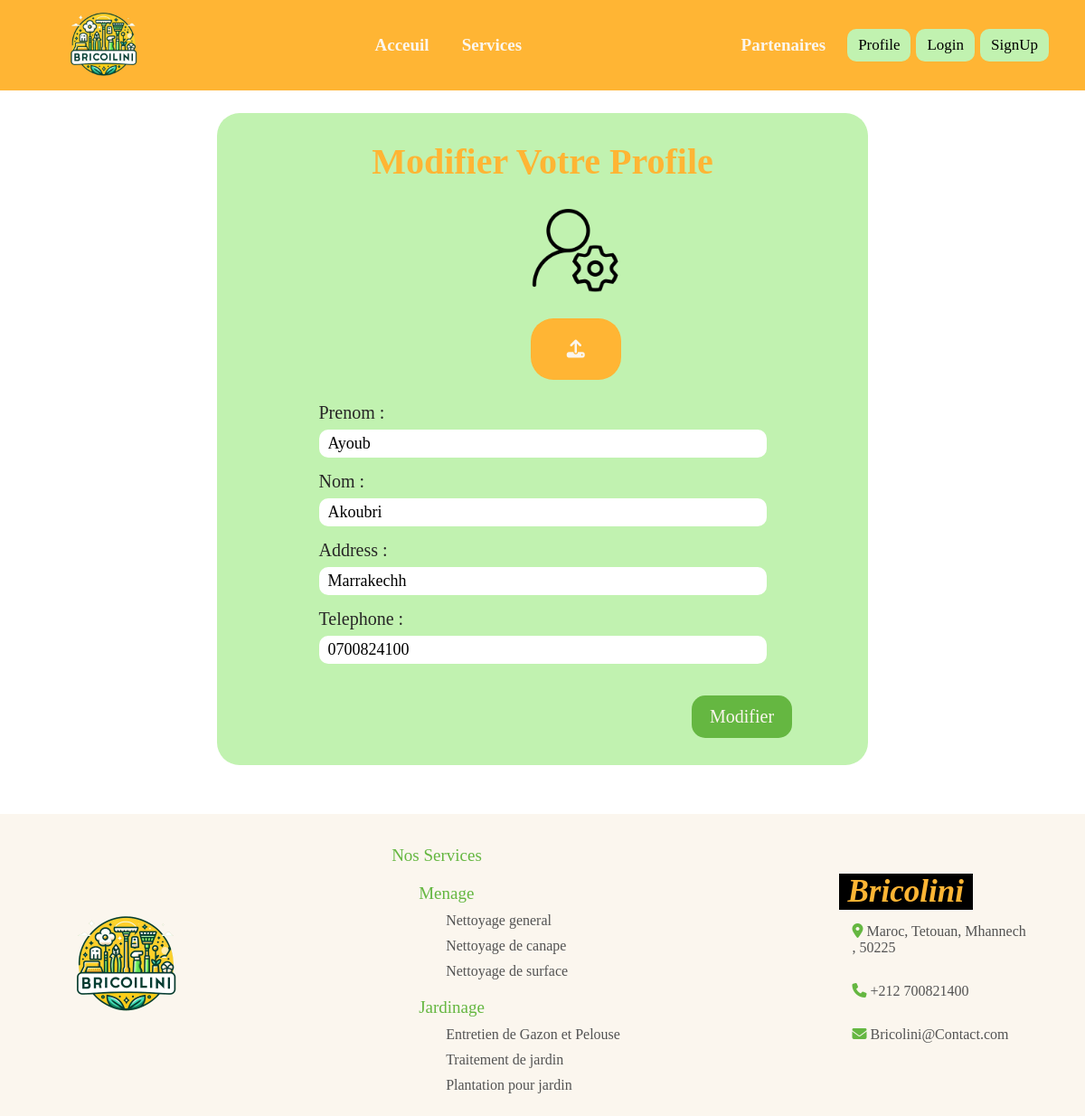
Page /Clients/editProfile on the earlier database version.
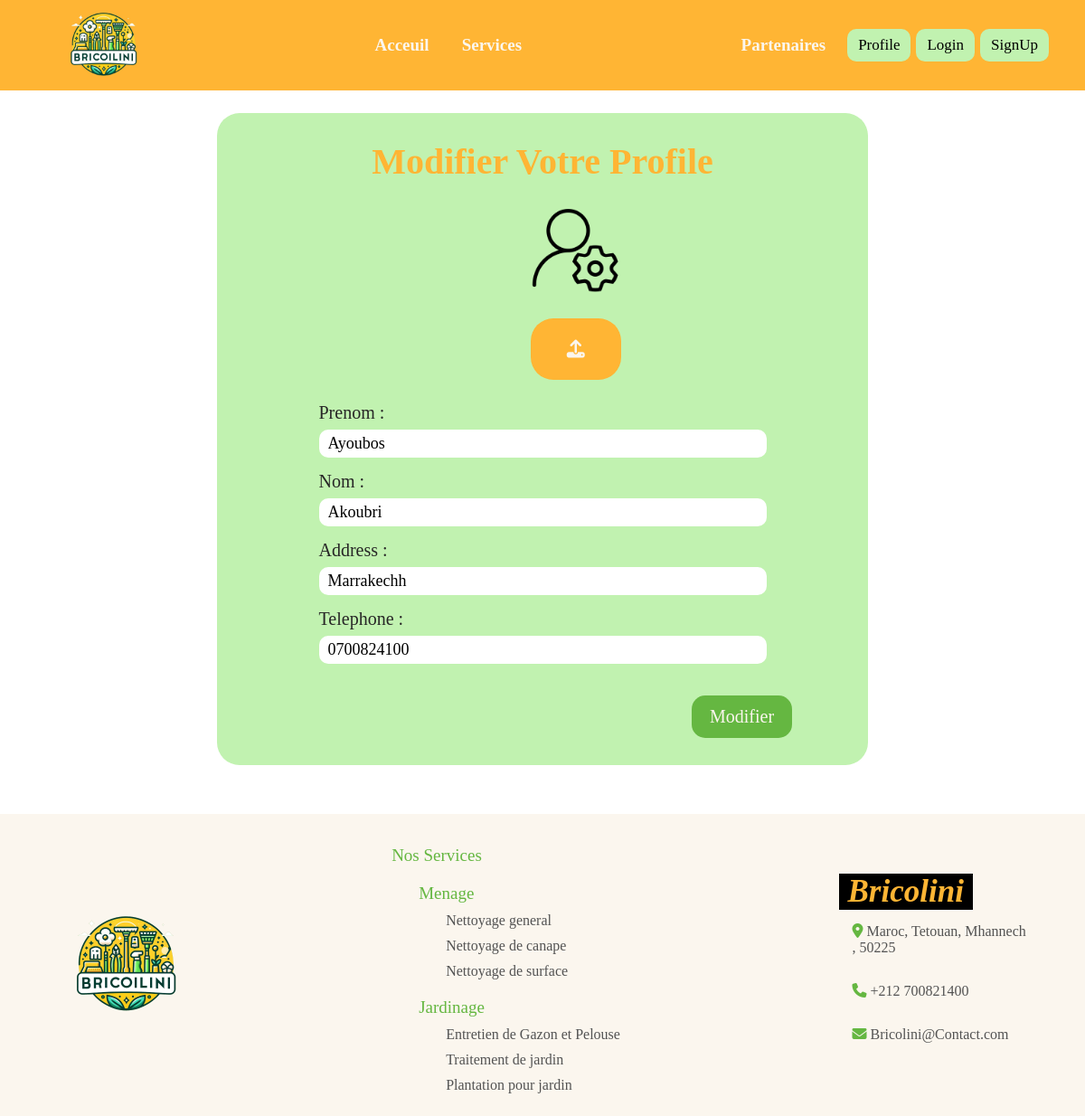
Same page on the later database version.
### tables this page shows
CREATE TABLE IF NOT EXISTS `client` (
  `id` int NOT NULL AUTO_INCREMENT,
  `LastName` varchar(255) DEFAULT NULL,
  `FirstName` varchar(255) DEFAULT NULL,
  `Address` varchar(255) DEFAULT NULL,
  `Telephone` varchar(255) DEFAULT NULL,
  `image` varchar(255) DEFAULT NULL,
  `email` varchar(255) DEFAULT NULL,
  PRIMARY KEY (`id`)
);

### Controllers/Controller.php (called while the page is built, shortened)
<?php
abstract class Controller
{
    public function loadView(string $view, array $data = [])
    {
        extract($data);
        require_once(ROOT . 'Views/' . strtolower(get_class($this)) . '/' . $view . '.php');
    }
}

### Controllers/Clients.php (called while the page is built, shortened)
<?php
class Clients extends Controller{
   public function editProfile(){
         $profile=$this->Client->getInfos(1);
         $this->loadView("edit",compact('profile'));
   }
}

### Models/Client.php (called while the page is built, shortened)
<?php
class Client extends Model{
    public function getInfos(int $id){
        $sql="SELECT LastName, FirstName, Address, Telephone,image FROM client WHERE id=$id";
        $query=self::$instance->prepare($sql);
        $query->execute();
        return $query->fetch();
    }
}

### Views/Clients/edit.php (the view, shortened to what this page needs)
<!DOCTYPE html>
<html lang="en">
<head>
    <link rel="stylesheet" href="http://localhost/Bricolini/Views/public/style/Style.css">
    <link rel="stylesheet" href="http://localhost/Bricolini/Views/public/style/Client.css">
</head>
<body>
    <?php
        require("Views/Components/Nav.php");
    ?>
    <section class="sec">
        <form method="POST" action="http://localhost/Bricolini/Clients/updateInfos" class="modifier" enctype="multipart/form-data">
            <h1>Modifier Votre Profile</h1>
            <div class="imageHolder">
                <img src="<?php echo is_null($profile['image'])?"http://localhost/Bricolini/Views/public/clientPic/icon-admin.png":$profile['image']?>"/>
            </div>
            <div class="fieldsContainer">
                <div class="imgLabel">
                    <label>
                        <i class="fa-solid fa-upload fa-lg"></i>
                        <input type="file" accept="image/*" name="pic" value=<?=$profile['image']?> />
                    </label>
                </div>
                <div>
                    <label>Prenom :</label>
                    <input type="text" name="firstName" value="<?=$profile['FirstName']?>"/>
                </div>
                <div>
                    <label>Nom :</label>
                    <input type="text" name="lastName" value="<?=$profile['LastName']?>"/>
                </div>
                <div>
                    <label>Address :</label>
                    <input type="text" name="address"  value="<?=$profile['Address']?>"/>
                </div>
                <div>
                    <label>Telephone :</label>
                    <input type="number" name="telephone"  value="<?=$profile['Telephone']?>"/>
                </div>
            </div>
            <button name="subButton" type="submit">Modifier</button>
        </form>
    </section>
    <?php
        require("Views/Components/Footer.php")
    ?>
</body>
</html>

### index.php (shortened to what this page needs)
<?php
require_once ROOT . 'Controllers/Controller.php';
$url = '';
if (isset($_GET['url'])) {
    $url = explode('/', $_GET['url']);
}
if ( $url[0] != '') {
    $controller = ucfirst($url[0]);
    if (file_exists(ROOT . 'Controllers/' . $controller . '.php')) {
        if (isset($url[1])) {
            $action = $url[1];
        } else {
            $action =  'index';
        }
        if (method_exists($controller, $action)) {
            $controller = new $controller;
            unset($url[0]);
            unset($url[1]);
            call_user_func_array([$controller, $action], $url);
        }
    } else {
        echo "not found";
    }
} else {
    require_once(ROOT . 'Controllers/Main.php');
    $controller = new Main();
    $controller->index();
}

### Views/Components/Nav.php
<nav>
    <div class="logoContainer">
        <img src="<?php echo "http://" . $_SERVER['SERVER_NAME'] ."/Bricolini/Views/public/images/logo.png"; ?>" />
    </div>
    <div class="routes">
        <ul>
            <a href=""><li>Acceuil</li></a>
            <a href=""><li>Services</li></a>
        </ul>
    </div>
    <div class="auth">
        <a href=""><span>Partenaires</span></a>
        <a href="http://localhost/Bricolini/Clients"><button>Profile</button></a>
        <a href=""><button>Login</button></a>
        <a href="http://localhost/Bricolini/Authentification/showSignupForm"><button>SignUp</button></a>
    </div>
</nav>

### Views/Components/Footer.php
<footer>
    <div class="logoHolder">
        <div>
            <img src="<?php echo "http://".$_SERVER['SERVER_NAME']."/Bricolini/Views/public/images/logo.png";?>">
        </div>
    </div>
    <div class="middle">
        <ul class="mainList">
            <li class="title">Nos Services</li>
            <li>
                <ul class="subList">
                    <li class="title">Menage</li>
                    <li><a>Nettoyage general</a></li>
                    <li><a>Nettoyage de canape</a></li>
                    <li><a>Nettoyage de surface</a></li>
                </ul>
            </li>
            <li>
                <ul class="subList">
                    <li class="title">Jardinage</li>
                    <li><a>Entretien de Gazon et Pelouse</a></li>
                    <li><a>Traitement de jardin</a></li>
                    <li><a>Plantation pour jardin</a></li>
                </ul>
            </li>
        </ul>
    </div>
    <div class="end">
        <div>
            <h1>Bricolini</h1>
            <p><i class="fa-solid fa-location-dot"></i> Maroc, Tetouan, Mhannech , 50225 </p>
            <p><i class="fa-solid fa-phone"></i> +212 700821400</p>
            <p><i class="fa-solid fa-envelope"></i> Bricolini@Contact.com</p>
        </div>
    </div>
</footer>

### Views/public/style/Style.css (style rules this page uses)
* { margin: 0; padding: 0; box-sizing: border-box; }
:root { --orange:#FFB534; --white:#FBF6EE; --lightGreen:#C1F2B0; --green:#65B741; --fontSmall:'Trebuchet MS'; --fontBig:'Franklin Gothic Medium'; }
nav { background-color: var(--orange); padding: 0px 40px; display: flex; align-items: center; justify-content: space-between; }
nav .logoContainer { width: 150px; height: 100px; }
nav .logoContainer img { width: 100%; height: 100%; object-fit: contain; }
nav ul { list-style: none; }
nav li, span { padding-inline: 18px; font-family: var(--fontSmall); float: left; color:var(--white); font-size: 19px; font-weight: bold; }
nav .auth { display: flex; align-items: center; justify-content: space-between; width: 32%; }
nav button { background-color: var(--lightGreen); color: black; font-family: var(--fontBig); border: none; border-radius: 10px; padding: 8px 12px; font-size: 17px; cursor: pointer; }
footer { display: grid; grid-template-columns: 20% 55% 20%; grid-template-rows: auto; gap: 20px; padding: 25px; background-color: var(--white); }
footer .logoHolder { position: relative; }
footer .logoHolder div { width: 150px; height: 150px; position: absolute; top: 50%; left: 50%; transform: translate(-50%,-50%); }
footer .logoHolder img { width: 100%; height: 100%; object-fit: cover; }
footer .middle { padding-left: 25%; }
footer ul { list-style: none; }
footer li { padding-top: 10px; font-family: var(--fontSmall); font-size: 16px; }
footer .mainList .title { font-size: 19px; font-family: var(--fontBig); color: var(--green); }
footer .mainList :not(.title) { margin-left: 15px; color: rgb(83, 83, 83); }
.sec { min-height: 100vh; padding-bottom: 25px; }
footer .end { position: relative; font-family: var(--fontBig); font-size: 16px; }
footer .end div { width: 100%; position: absolute; top: 50%; left: 50%; transform: translate(-50%,-50%); }
footer .end h1 { background-color: black; width: fit-content; padding-inline: 10px; font-size: 35px; font-style: italic; color: var(--orange); font-weight: bold; }
footer .end p { padding: 15px; color: rgb(83, 83, 83); }
footer .end i { color: var(--green); }

### Views/public/style/Client.css (style rules this page uses)
.sec { overflow-y: hidden; }
:root { --orange:#FFB534; --white:#FBF6EE; --lightGreen:#C1F2B0; --green:#65B741; --fontSmall:'Trebuchet MS'; --fontBig:'Franklin Gothic Medium'; }
.modifier { margin-top: 25px; width: 60%; margin-left: 20%; background-color: var(--lightGreen); padding: 30px; border-radius: 25px; }
.modifier h1 { margin-bottom: 25px; font-family: var(--fontBig); color: var(--orange); font-size: 40px; text-align: center; }
.modifier .imageHolder { width: 100px; height: 100px; border-radius: 50%; margin-bottom: 25px; margin-left: 48%; }
.modifier .imageHolder img { width: 100%; height: 100%; }
.modifier .fieldsContainer .imgLabel { background-color: var(--orange); padding: 25px; color: var(--white); width: 100px; margin-bottom: 25px; margin-left: 48%; text-align: center; border-radius: 25px; }
.modifier .fieldsContainer .imgLabel label { position: relative; cursor: pointer; }
.modifier .fieldsContainer .imgLabel input { position: absolute; top: -10%; z-index: -1; }
.modifier .fieldsContainer div:not(.imgLabel) { display: flex; flex-direction: column; width: 75%; margin-left: 12.5%; margin-bottom: 15px; }
.modifier .fieldsContainer div:not(.imgLabel) label { font-family: var(--fontSmall); font-size: 20px; color: rgb(39, 38, 38); margin-bottom: 7px; }
.modifier .fieldsContainer div:not(.imgLabel) input { border: none; padding: 5px 10px; outline: none; border-radius: 10px; font-size: 18px; font-family: var(--fontSmall); }
.modifier button { border: none; background-color: var(--green); color: var(--white); font-family: var(--fontBig); font-size: 20px; padding: 12px 20px; margin-left: 75%; margin-top: 20px; cursor: pointer; border-radius: 15px; }

Differences in the rows shown:
changed client "Akoubri": firstName "Ayoub" → "Ayoubos"
